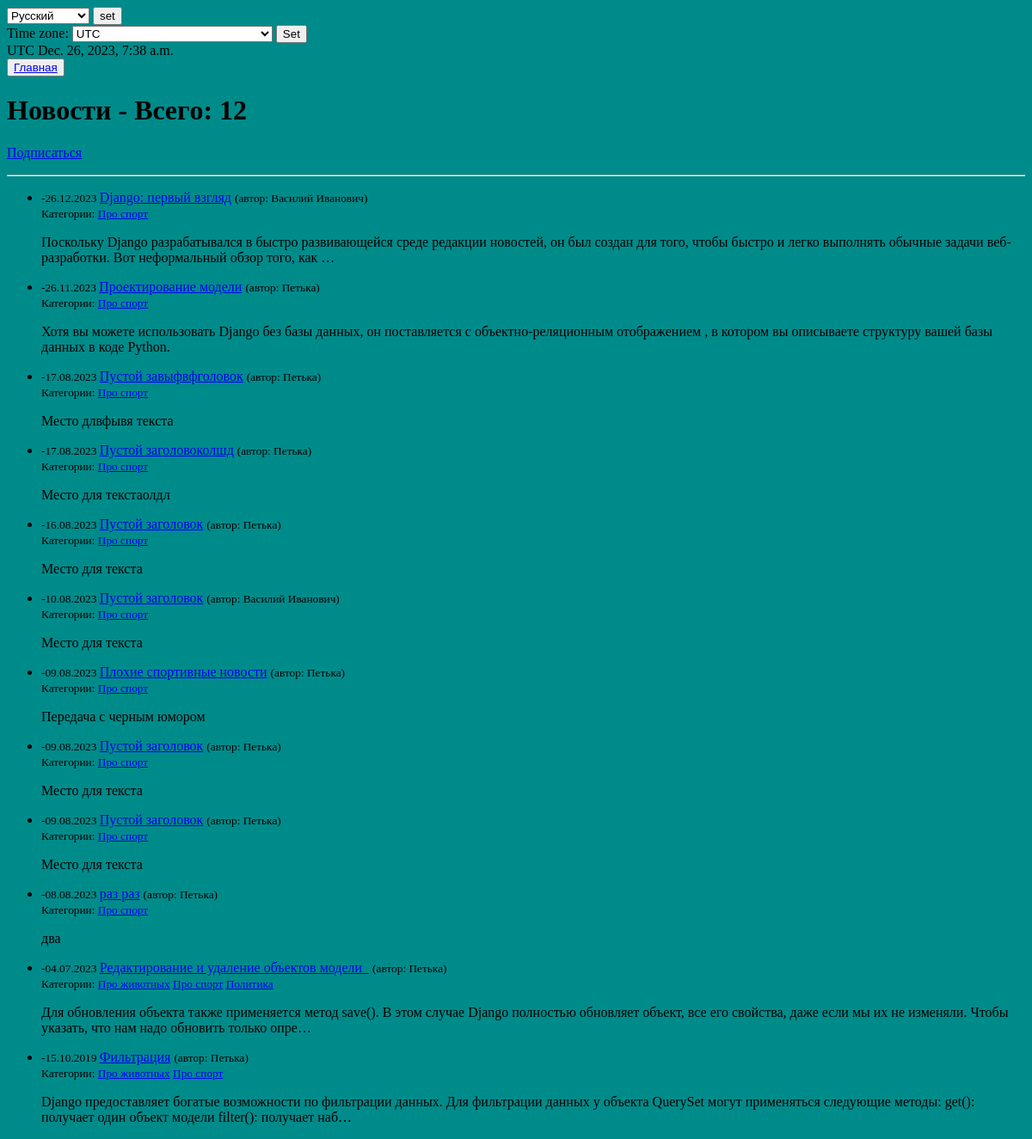
The app's page /news/categories/2, older data.
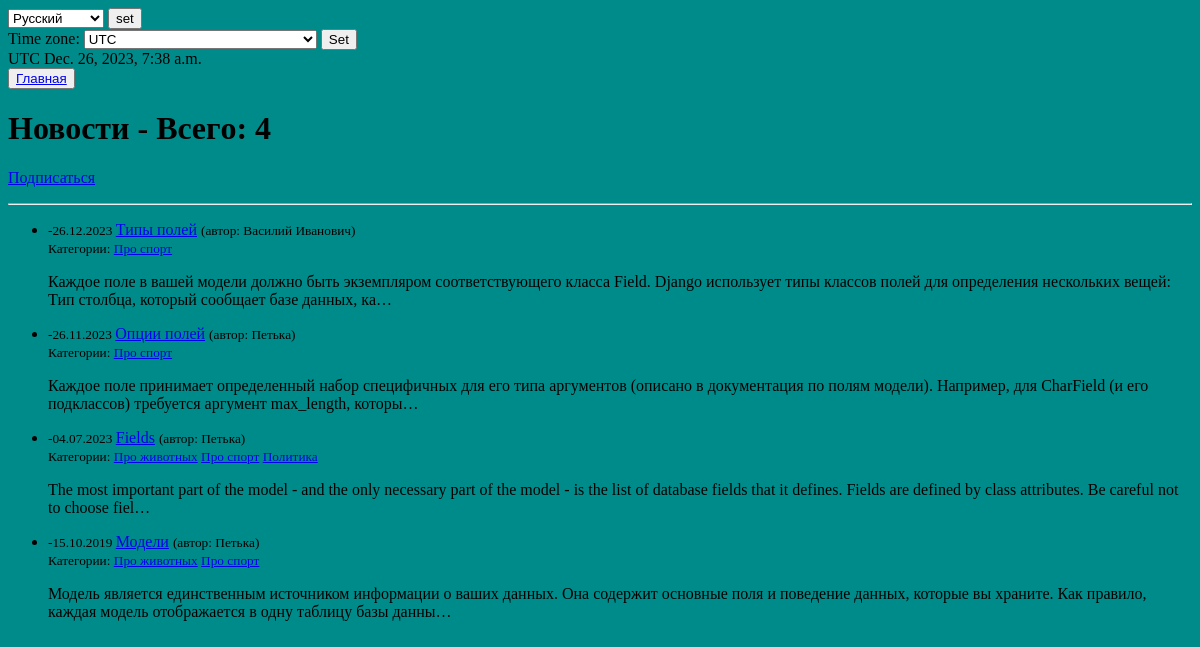
The same page, newer data.
### news/models.py (models this page shows, shortened)
class Post(models.Model):
    news = "NE"
    article = "AR"
    POST_TYPES = [
        (news, 'Новость'),
        (article, 'Статья')
    ]
    author = models.ForeignKey(Author, on_delete=models.PROTECT, verbose_name='Автор')
    post_type = models.CharField(max_length=2, choices=POST_TYPES, default=article, verbose_name='Вид поста')
    time_create = models.DateTimeField(auto_now_add=True, verbose_name='Дата создания')
    time_update = models.DateTimeField(auto_now=True, verbose_name='Дата изменения')
    categories = models.ManyToManyField(Category, through=PostCategory)
    title = models.CharField(max_length=72, default="Пустой заголовок", verbose_name='Заголовок')
    content = models.CharField(max_length=2048, default='Место для текста', verbose_name='Контент')
    rating = models.IntegerField(default=0)

class Author(models.Model):
    user = models.OneToOneField(User, on_delete=models.PROTECT, verbose_name='имя')
    rating = models.IntegerField(default=0)
    def __str__(self) -> str:
        return Author.objects.filter(pk=self.id).values_list('user__username')[0][0]

class Category(models.Model):
    name = models.CharField(max_length=255, unique=True, verbose_name='Категории')
    subscribers = models.ManyToManyField(User, related_name='categories', blank=True)
    def __str__(self):
        return self.name

### news/views.py (the view)
# urls.py: path('categories/<int:pk>', CategoryListView.as_view(), name='category_list'),
class CategoryListView(ListView):
    model = Post
    template_name = 'subscribe/category_list.html'
    context_object_name = 'category_news_list'
    def get_queryset(self):
        self.category =get_object_or_404(Category, id=self.kwargs['pk'])
        queryset = Post.objects.filter(categories=self.category).order_by('-time_create')
        return queryset
    def get_context_data(self, **kwargs):
        context = super().get_context_data(**kwargs)
        context['is_not_subscriber'] = self.request.user not in self.category.subscribers.all()
        context['category'] = self.category
        context['current_time'] = timezone.now()
        context['timezones'] = pytz.common_timezones
        return context

### templates/subscribe/category_list.html (shortened to what this page needs)
{% extends 'flatpages/default.html' %}
{% block content %}
<button> <a href="http://127.0.0.1:8000/news"> Главная</a> </button>
<h1 class="text-center">Новости - <span class="text-muted fs-6 fw-normal"> Bceгo: {{ category_news_list|length }}</span> </h1>
{% if is_not_subscriber %}
<p class="text-center"><a href="{% url 'subscribe' category.id %}" class="btn btn-secondary btn-sm"> Подписаться</a> </p>
{% endif %}
<hr>
<ul class="list-group list-group-flush">
    {% for newspost in category_news_list %}
        <li class="list-group-item">
            <small class="fw-bold">-{{ newspost.time_create|date:'d.m.Y' }} </small>
            <a href="{% url 'post_detail' newspost.id %}">{{ newspost.title }}</a>
            <small class="text-muted">(автор: {{ newspost.author}})</small> <br>
            <small class="fw-bold">Категории:
                {% for category in newspost.categories.all %}
                    <a href="{% url 'category_list' category.id %}"> {{ category }}</a>
                {% endfor %}
            </small>
            <p>{{ newspost.content|truncatechars:200 }}</p>
        </li>
    {% endfor %}
</ul>
{% endblock content %}

### templates/flatpages/default.html (shortened to what this page needs)
<!DOCTYPE html>
{% load i18n %}
{% load tz %}
<html lang="en">
    <head>
		{% load static %}
        <link href="{% static 'css/styles.css' %}" rel="stylesheet" />
    </head>
    <body>
        <form action="{% url 'set_language' %}" method="POST">
        <select name="language" id="language">
            <option value="none" hidden="">{% trans "Русский" %}</option>
            {% get_available_languages as LANGUAGES %}
            {% get_language_info_list for LANGUAGES as languages %}
        </select>
        <input type="submit" value="set">
        </form>
        {% get_current_timezone as TIME_ZONE %}
        <form action="" method="POST">
        <label for="timezone">Time zone:</label>
        <select name="timezone">
            {% for tz in timezones %}
            <option value="{{ tz }}"{% if tz == TIME_ZONE %} selected{% endif %}>{{ tz }}</option>
            {% endfor %}
        </select>
        <input type="submit" value="Set">
    </form>
    {{ TIME_ZONE }}
    {{ current_time|timezone:TIME_ZONE }}
            <div class="container">
               <div class="row">
                   <div class="col-lg-12 text-center">
                       {% block content %}{% endblock content %}
                   </div>
               </div>
            </div>
    </body>
</html>

Row changes from the older to the newer data that the page shows:
removed Post: time_create "17.08.2023", title "Пустой завыфвфголовок", author "Петька", content "Место длвфывя текста", Category (name "Про спорт")
removed Post: time_create "17.08.2023", title "Пустой заголовоколшд", author "Петька", content "Место для текстаолдл", Category (name "Про спорт")
removed Post: time_create "16.08.2023", title "Пустой заголовок", author "Петька", content "Место для текста", Category (name "Про спорт")
removed Post: time_create "10.08.2023", title "Пустой заголовок", author "Василий Иванович", content "Место для текста", Category (name "Про спорт")
removed Post: time_create "09.08.2023", title "Плохие спортивные новости", author "Петька", content "Передача с черным юмором", Category (name "Про спорт")
removed Post: time_create "09.08.2023", title "Пустой заголовок", author "Петька", content "Место для текста", Category (name "Про спорт")
removed Post: time_create "09.08.2023", title "Пустой заголовок", author "Петька", content "Место для текста", Category (name "Про спорт")
removed Post: time_create "08.08.2023", title "раз раз", author "Петька", content "два", Category (name "Про спорт")
changed Post "Василий Иванович": title "Django: первый взгляд" → "Типы полей"; content "Поскольку Django разрабатывался в быстро развивающейся среде редакции новостей, он был создан для того, чтобы быстро и легко выполнять обычные задачи веб-разработки. Вот неформальный обзор того, как …" → "Каждое поле в вашей модели должно быть экземпляром соответствующего класса Field. Django использует типы классов полей для определения нескольких вещей: Тип столбца, который сообщает базе данных, ка…"
changed Post: title "Проектирование модели" → "Опции полей"; content "Хотя вы можете использовать Django без базы данных, он поставляется с объектно-реляционным отображением , в котором вы описываете структуру вашей базы данных в коде Python." → "Каждое поле принимает определенный набор специфичных для его типа аргументов (описано в документация по полям модели). Например, для CharField (и его подклассов) требуется аргумент max_length, которы…"
changed Post: title "Редактирование и удаление объектов модели_" → "Fields"; content "Для обновления объекта также применяется метод save(). В этом случае Django полностью обновляет объект, все его свойства, даже если мы их не изменяли. Чтобы указать, что нам надо обновить только опре…" → "The most important part of the model - and the only necessary part of the model - is the list of database fields that it defines. Fields are defined by class attributes. Be careful not to choose fiel…"
changed Post: title "Фильтрация" → "Модели"; content "Django предоставляет богатые возможности по фильтрации данных. Для фильтрации данных у объекта QuerySet могут применяться следующие методы: get(): получает один объект модели filter(): получает наб…" → "Модель является единственным источником информации о ваших данных. Она содержит основные поля и поведение данных, которые вы храните. Как правило, каждая модель отображается в одну таблицу базы данны…"
Text that changed along with them:
{{ category_news_list|length }}: "12" → "4"
